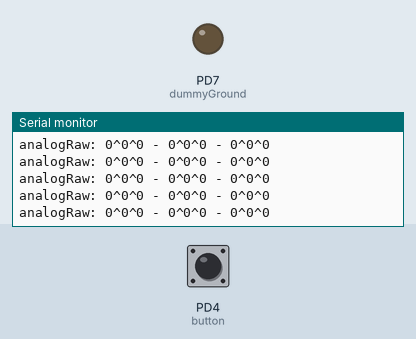
Bench run of a program on a simulated ATmega328P, built with avr-gcc and emulated at 16 MHz. Shown: output pins drawn as LEDs (lit = HIGH), the last lines printed to the serial monitor. The test bench sets the inputs (shaded band); at power-on: PD4 (button) HIGH.

Above: at 1.2 s.
1.3 s: PD4 (button) pulled LOW for 1 s
4.2 s: PD4 (button) pulled LOW for 0.15 s
At 5.3 s:
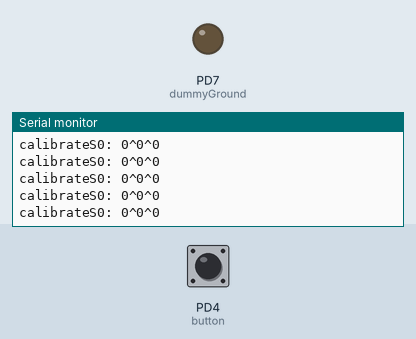
6.2 s: PD4 (button) pulsed LOW 5 times (0.12 s each, 0.3 s apart)
At 6.9 s:
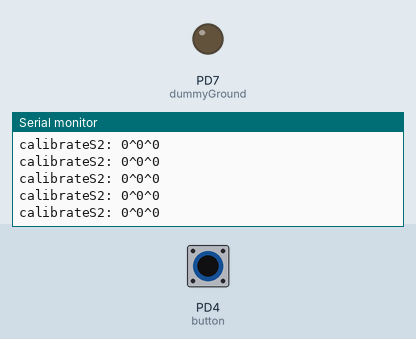
9.2 s: PD4 (button) pulsed LOW 2 times (0.12 s each, 0.3 s apart)
At 9.9 s:
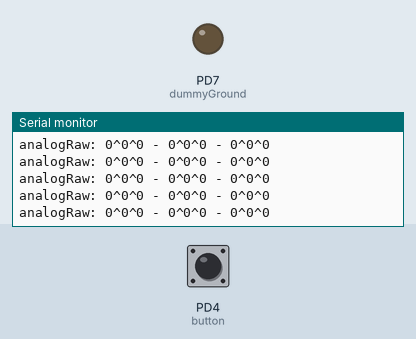
Timing chart, 0 to 12.2 s (numbered marks = the images above; inputs shaded):
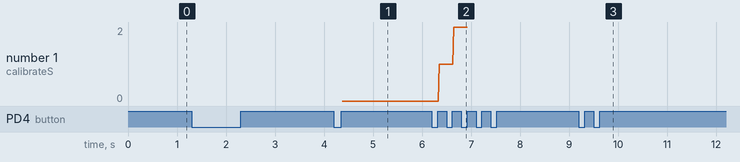

The program:

main.c
```c
/*
 * main.c
 *
 *  Created on: Sep 13, 2019
 *      Author: Andi
 */

#include <stdio.h>
#include <stdint.h>
#include <ctype.h>
#include <avr/io.h>
#include <util/delay.h>

#include "myUART/myUART.h"
#include "mySPI/mySPI.h"

#define dummyGround 	PD7
#define button			PD4

/* variable analogRaw	*/
uint8_t sHigh0=0, sLow0=0;
uint8_t sHigh1=0, sLow1=0;
uint8_t sHigh2=0, sLow2=0;
uint16_t sFull0=0, sFull1=0, sFull2=0;

/* variable calibrate	*/
uint8_t tHigh0=0, tLow0=0;
uint8_t tHigh1=0, tLow1=0;
uint8_t tHigh2=0, tLow2=0;
uint16_t tFull0=0, tFull1=0, tFull2=0;

/* variable digitalRaw	*/
uint8_t digital;

/* variable autocalibrate	*/
uint8_t autoCal;

/* variable calibrateall	*/
uint8_t allCal;

uint8_t debounce=0xFF;

enum state{analogRaw, digitalRaw, calibrateAll, calibrateS0, calibrateS1, calibrateS2, calibrateAuto, decision, }myState;

uint8_t buttonPressed(void);
void print_analogRaw(void);
void print_digitalRaw(void);
void print_calibrateS0(void);
void print_calibrateS1(void);
void print_calibrateS2(void);
void print_calibrateAll(void);
void print_calibrateAuto(void);
void print_decision(void);


int main(void) {
	/* Initializing all functions	*/
	USART_Init();
	SPI_MasterInit();

	/* make PD7 as dummy ground	*/
	DDRD |= (1<<dummyGround);
	PORTD &= ~(1<<dummyGround);
	//	DDRB |= (1<<led);	//PB5 as output

	/* Make PD4 as input button	*/
	DDRD &= ~(1<<button);
	PORTD |= (1<<button);	//pullup enable
	while (1) {

		switch(myState){
		case analogRaw:{
			USART_PutStr("analogRaw: ");
			print_analogRaw();
			USART_PutStr("\n");
			if(buttonPressed())
				myState = digitalRaw;
		}break;

		case digitalRaw:{
			USART_PutStr("digitalRaw: ");
			print_digitalRaw();
			USART_PutStr("\n");
			if(buttonPressed())
				myState = calibrateS0;
		}break;

		case calibrateS0:{
			USART_PutStr("calibrateS0: ");
			print_calibrateS0();
			USART_PutStr("\n");
			if(buttonPressed())
				myState = calibrateS1;
		}break;

		case calibrateS1:{
			USART_PutStr("calibrateS1: ");
			print_calibrateS1();
			USART_PutStr("\n");
			if(buttonPressed())
				myState = calibrateS2;
		}break;

		case calibrateS2:{
			USART_PutStr("calibrateS2: ");
			print_calibrateS2();
			USART_PutStr("\n");
			if(buttonPressed())
				myState = calibrateAll;
		}break;

		case calibrateAll:{
			USART_PutStr("calibrateAll: ");
			print_calibrateAll();
			USART_PutStr("\n");
			if(buttonPressed())
				myState = calibrateAuto;
		}break;

		case calibrateAuto:{
			USART_PutStr("calibrateAuto: ");
			print_calibrateAuto();
			USART_PutStr("\n");
			if(buttonPressed())
				myState = decision;
		}break;

		case decision:{
			USART_PutStr("decision: ");
			print_decision();
			USART_PutStr("\n");
			if(buttonPressed())
				myState = analogRaw;
		}break;
		}
	}
}

void print_analogRaw(void){
	SPI_MasterTransmit(0x01);
	_delay_us(500);
	sLow0 = SPI_MasterTransmit(0x02);
	_delay_us(500);
	sHigh0 = SPI_MasterTransmit(0x03);
	_delay_us(500);
	sLow1 = SPI_MasterTransmit(0x04);
	_delay_us(500);
	sHigh1 = SPI_MasterTransmit(0x05);
	_delay_us(500);
	sLow2 = SPI_MasterTransmit(0x06);
	_delay_us(500);
	sHigh2 = SPI_MasterTransmit(0x00);
	_delay_us(500);


	sFull0 = (sHigh0 << 8) | sLow0;
	sFull1 = (sHigh1 << 8) | sLow1;
	sFull2 = (sHigh2 << 8) | sLow2;

	USART_PutNum(sHigh0); USART_PutStr("^"); USART_PutNum(sLow0); USART_PutStr("^"); USART_PutNum(sFull0);
	USART_PutStr(" - ");
	USART_PutNum(sHigh1); USART_PutStr("^"); USART_PutNum(sLow1); USART_PutStr("^"); USART_PutNum(sFull1);
	USART_PutStr(" - ");
	USART_PutNum(sHigh2); USART_PutStr("^"); USART_PutNum(sLow2); USART_PutStr("^"); USART_PutNum(sFull2);
}
void print_digitalRaw(void){
	digital = SPI_MasterTransmit(0x0F);
	_delay_us(500);
	USART_PutNum(digital);
}
void print_calibrateS0(void){
	/* call data	*/
	SPI_MasterTransmit(0x07);
	_delay_us(500);
	tLow0 = SPI_MasterTransmit(0x08);
	_delay_us(500);
	tHigh0 = SPI_MasterTransmit(0x00);
	_delay_us(500);

	/* merge to 10 bit	*/
	tFull0 = (tHigh0 << 8) | tLow0;

	/* print data	*/
	USART_PutNum(tHigh0); USART_PutStr("^"); USART_PutNum(tLow0); USART_PutStr("^"); USART_PutNum(tFull0);

}
void print_calibrateS1(void){
	/* call data	*/
	SPI_MasterTransmit(0x09);
	_delay_us(500);
	tLow1 = SPI_MasterTransmit(0x0A);
	_delay_us(500);
	tHigh1 = SPI_MasterTransmit(0x00);
	_delay_us(500);

	/* merge to 10 bit	*/
	tFull1 = (tHigh1 << 8) | tLow1;

	/* print data	*/
	USART_PutNum(tHigh1); USART_PutStr("^"); USART_PutNum(tLow1); USART_PutStr("^"); USART_PutNum(tFull1);

}
void print_calibrateS2(void){
	/* call data	*/
	SPI_MasterTransmit(0x0B);
	_delay_us(500);
	tLow2 = SPI_MasterTransmit(0x0C);
	_delay_us(500);
	tHigh2 = SPI_MasterTransmit(0x00);
	_delay_us(500);

	/* merge to 10 bit	*/
	tFull2 = (tHigh2 << 8) | tLow2;

	/* print data	*/
	USART_PutNum(tHigh2); USART_PutStr("^"); USART_PutNum(tLow2); USART_PutStr("^"); USART_PutNum(tFull2);
}
void print_calibrateAll(void){
	allCal = SPI_MasterTransmit(0x0D);
	_delay_us(500);
	USART_PutChar(allCal);
}
void print_calibrateAuto(void){
	autoCal = SPI_MasterTransmit(0x0E);
	_delay_us(500);
	USART_PutChar(autoCal);
}
void print_decision(void){
	digital = SPI_MasterTransmit(0x10);
	_delay_us(500);

	USART_PutChar(digital);
}

uint8_t buttonPressed(void){
	_Bool flagDetect=0;
	if((PIND&(1<<button))==0)
		debounce = (debounce<<1);
	else
		debounce = (debounce<<1)|1;

	if(debounce == 0x03)
		flagDetect = 1;

	return flagDetect;
}
```

mySPI.c
```c
#include <avr/io.h>
#include <stdint.h>
#include <ctype.h>
#include "mySPI.h"

void SPI_MasterInit(void) {
	/* Set MOSI and SCK output, all others input */
	DDR_SPI |= (1 << DD_MOSI) | (1 << DD_SCK);
	DDR_SPI &=~(1<<DD_MISO);
	/* Enable SPI, Master, set clock rate fck/16 */
	SPCR |= (1 << SPE) | (1 << MSTR) | (1 << SPR0);
	SPSR &= ~(1<<SPI2X);
}


char SPI_MasterTransmit(char cData) {
	/* Start transmission */
	SPDR = cData;
	/* Wait for transmission complete */
	while (!(SPSR & (1 << SPIF)));
	return SPDR;

}

char SPI_MasterStr(char *text){
	while(*text){
		SPI_MasterTransmit(*text++);
	}
	return SPDR;
}
```

mySPI.h
```c
/*
 * mySPI.h
 *
 *  Created on: Oct 10, 2019
 *      Author: Andi
 */

#ifndef MYSPI_MYSPI_H_
#define MYSPI_MYSPI_H_

#include <avr/io.h>
#include <stdio.h>

#define DDR_SPI DDRB
#define DD_SS	DDB2
#define DD_SCK	DDB5
#define DD_MOSI DDB3
#define DD_MISO DDB4
#define PORT_SPI PORTB

void SPI_MasterInit(void);
char SPI_MasterTransmit(char cData);
char SPI_MasterStr(char *text);

#endif /* MYSPI_MYSPI_H_ */
```

myUART.c
```c
/*
 * myUART.c
 *
 *  Created on: Oct 10, 2019
 *      Author: Andi
 */
#include "myUART.h"
#include "stdio.h"

void USART_Init(void){
	//Setup baudrate
	UBRR0H = BAUDH;
	UBRR0L = BAUDL;

	//Enable Receiver & Transmitter
	UCSR0B = (1<<RXEN0) | (1<<TXEN0);

	//Set frame format
	UCSR0C = (0 << USBS0) | (3 << UCSZ00);
}
volatile unsigned char USART_GetChar(void){
	//Wait for data for to be received
	while(!(UCSR0A & (1<<RXC0)));
	return UDR0;
}
void USART_PutChar(unsigned char data){
	//Wait for empty transmit buffer
	while(!(UCSR0A & (1<<UDRE0)));
	UDR0 = data;
}
void USART_PutStr(char *text){
	while(*text){
		USART_PutChar(*text++);
	}
}
void USART_PutNum(int16_t number){
	char buff[20];
	sprintf(buff,"%d",number);
	USART_PutStr(buff);
}
```

myUART.h
```c
/*
 * myUART.h
 *
 *  Created on: Oct 10, 2019
 *      Author: Andi
 */

#ifndef MYUART_MYUART_H_
#define MYUART_MYUART_H_

#include <avr/io.h>

#define UART_BAUD_RATE 9600
#define VBAUDRATE (((F_CPU / (UART_BAUD_RATE * 16UL))) - 1)
#define BAUDH VBAUDRATE / 256
#define BAUDL VBAUDRATE % 256

void USART_Init(void);
volatile unsigned char USART_GetChar(void);
void USART_PutChar(unsigned char data);
void USART_PutStr(char *text);
void USART_PutNum(int16_t number);

#endif /* MYUART_MYUART_H_ */
```

myADC.c
```c
/*
 * myADC.c
 *
 *  Created on: Oct 10, 2019
 *      Author: Andi
 */
#include "myADC.h"
uint8_t temp1, temp2;
void myADC_init(void){
	ADCSRA |= (1<<ADPS2) | (1<<ADPS1);
	ADMUX |= (1<<REFS0);
	ADCSRA |= (1 <<ADEN);
}


void myADC_read(uint8_t channel, uint8_t *high, uint8_t *low, uint16_t *full){
	ADMUX &= ~(0x1F);
	ADMUX |= channel;
	ADCSRA |= (1<<ADSC);
	while(!(ADCSRA&(1<<ADIF)));
	ADCSRA |= (1<<ADIF);
	tLow = ADCL;
	tHigh = ADCH;
	*low = tLow;
	*high = tHigh;
	*full=(tHigh<<8) | tLow;
}
```

myADC.h
```c
/*
 * myADC.h
 *
 *  Created on: Oct 10, 2019
 *      Author: Andi
 */

#ifndef MYADC_MYADC_H_
#define MYADC_MYADC_H_

#include <avr/io.h>

uint8_t tLow, tHigh;
void myADC_init(void);
void myADC_read(uint8_t channel, uint8_t *high, uint8_t *low, uint16_t *full);

#endif /* MYADC_MYADC_H_ */
```

mySPI.c
```c
/*
 * mySPI.c
 *
 *  Created on: Oct 10, 2019
 *      Author: Andi
 */

#include <avr/io.h>
#include "mySPI.h"
#include "myADC.h"


char SPI_SlavePrint(char *text){
	while(*text){
		SPI_SlaveReceive(*text++);
	}
	return 0;
}

char SPI_SlavePrintNum(uint16_t number){
	char buff[100];
	sprintf(buff, "%d", number);
	SPI_SlavePrint(buff);
	return SPDR;
}

void SPI_SlaveInit(void)
{
	/* Set MISO output, all others input */
	DDR_SPI = (1<<DD_MISO);
	//PORTB |= (1<<PB2);
	/* Enable SPI */
	SPCR = (1<<SPE);
}
char SPI_SlaveReceive(char cData)
{
	/* Wait for reception complete */
	//
	SPDR= cData; // confirm to master already received
	while(!(SPSR & (1<<SPIF)));
	/* Return data register */
	return SPDR;
}


/*	------------------------------------------------------------------------------------------- */
/*
 *	Address	from master				|	Data from slave
 * 	0								|	0
 * 	1								|	S0 Lower
 * 	2								|	S0 Higher
 * 	3								|	S1 lower
 * 	4								|	S1 Higher
 * 	5								|	S2 Lower
 * 	6								|	S2 higher
 * 	7								|
 * 	8								|	0xFF	(digitalRaw)
 *
 */
```

mySPI.h
```c
/*
 * mySPI.h
 *
 *  Created on: Oct 10, 2019
 *      Author: Andi
 */

#ifndef MYSPI_MYSPI_H_
#define MYSPI_MYSPI_H_

#include <avr/io.h>
#include <stdio.h>

#define DDR_SPI DDRB
#define DD_SS DDB0
#define DD_SCK DDB1
#define DD_MOSI DDB2
#define DD_MISO DDB3

//SPI Slave
void SPI_SlaveInit(void);
char SPI_SlaveReceive(char cData);
char SPI_SlavePrint(char *text);
char SPI_SlavePrintNum(uint16_t number);

#endif /* MYSPI_MYSPI_H_ */
```

myUART.c
```c
/*
 * myUART.c
 *
 *  Created on: Oct 10, 2019
 *      Author: Andi
 */
#include "myUART.h"
#include "stdio.h"

void USART_Init(void){
	//Setup baudrate
	UBRR0H = BAUDH;
	UBRR0L = BAUDL;

	//Enable Receiver & Transmitter
	UCSR0B = (1<<RXEN0) | (1<<TXEN0);

	//Set frame format
	UCSR0C = (0 << USBS0) | (3 << UCSZ00);
}
volatile unsigned char USART_GetChar(void){
	//Wait for data for to be received
	while(!(UCSR0A & (1<<RXC0)));
	return UDR0;
}
void USART_PutChar(unsigned char data){
	//Wait for empty transmit buffer
	while(!(UCSR0A & (1<<UDRE0)));
	UDR0 = data;
}
void USART_PutStr(char *text){
	while(*text){
			USART_PutChar(*text++);
		}
}
void USART_PutNum(int16_t number){
	char buff[20];
	sprintf(buff,"%d",number);
	USART_PutStr(buff);
}
```

myUART.h
```c
/*
 * myUART.h
 *
 *  Created on: Oct 10, 2019
 *      Author: Andi
 */

#ifndef MYUART_MYUART_H_
#define MYUART_MYUART_H_

#include <avr/io.h>

#define UART_BAUD_RATE 9600
#define VBAUDRATE (((F_CPU / (UART_BAUD_RATE * 16UL))) - 1)
#define BAUDH VBAUDRATE / 256
#define BAUDL VBAUDRATE % 256

void USART_Init(void);
volatile unsigned char USART_GetChar(void);
void USART_PutChar(unsigned char data);
void USART_PutStr(char *text);
void USART_PutNum(int16_t number);

#endif /* MYUART_MYUART_H_ */
```

Measured:
- after the input at 4.2 s, the serial monitor: prints a new line after 0.18 s (image 1)
- after the input at 6.2 s, the serial monitor: prints a new line after 0.15 s (image 2)
- after the input at 9.2 s, the serial monitor: prints a new line after 0.14 s (image 3)
- plotted number 1: 0 → 2 after the input at 6.2 s
